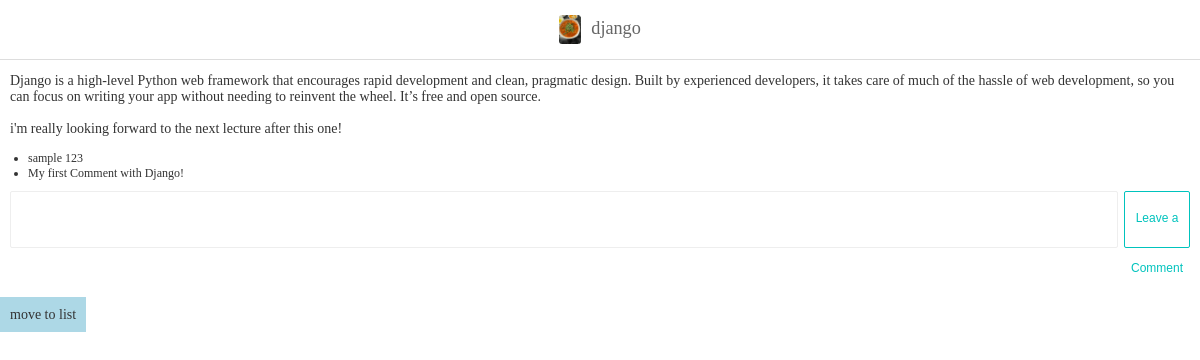
The app's page /posts/1/ with its own data.
### blog/models.py (models this page shows, shortened)
class Post(models.Model):
    title = models.CharField("title of post", max_length = 100)
    content = models.TextField("content of post")
    thumbnail = models.ImageField("Thumbnail image", upload_to = "post", blank = True)
    '''
    __str__이 필요한 이유:
    만약 __str__이 없다면 db에서 확인할때, Post object(1)과 같은 형태로 나타나게됨.
    '''

class Comment(models.Model):
    post = models.ForeignKey(Post, on_delete = models.CASCADE)
    content = models.TextField("content of comment")

### blog/views.py (the view)
# urls.py: path('posts/<int:post_id>/', post_detail),
def post_detail(request, post_id):
    post = Post.objects.get(id = post_id)
    context = {
        "post" : post
    }
    if request.method == "POST":
        Comment.objects.create(
            post = post,
            content = request.POST.get("comment"),
        )
    return render(request, "post_detail.html", context)

### templates/post_detail.html (shortened to what this page needs)
{% load static %}
<!DOCTYPE html>
<html lang="en">
<head>
    <link rel="stylesheet" href="{% static 'css/style.css' %}">
</head>
<body>
    <div id="navbar">
        {% if post.thumbnail %}
            <img src="{{ post.thumbnail.url }}">
        {% endif %}
        <span>{{ post.title }}<span>
    </div>
    <div id="post-detail">
        <p>{{ post.content|linebreaksbr }}</p>
        <ul class="comments">
            {% for i in post.comment_set.all %}
                <li class="comment">
                    {{ i.content }}
                </li>
            {% empty %}
                <li class="comment-empty">
                    No comment yet, it's OK you're not alone!
                </li>
            {% endfor %}
        </ul>
        <form method="POST">
            <textarea name="comment"></textarea>
            <button type="submit" class="btn btn-primary">Leave a Comment</button>
        </form>
    </div>
    <div>
        <span style="padding:10px; background-color:lightblue">
            <a href="/posts/">move to list</a>
        </span>
    </div>
</body>
</html>

### static/css/style.css (style rules this page uses)
ul, ol { list-style: none; padding: 0; margin: 0; }
a { text-decoration: none; color: #333; }
html { margin: 0; font-family: "Noto Sans KR", serif; font-weight: 300; font-size: 14px; color: #333; height: 100%; }
body { margin: 0; height: 100%; }
#navbar { position: fixed; top: 0; width: 100%; z-index: 999; display: flex; flex-direction: row; flex-wrap: nowrap; justify-content: center; align-items: center; background-color: rgba(255, 255, 255, 0.9); color: #666; font-size: 1.3rem; height: 59px; border-bottom: 1px solid #ddd; }
#navbar > span { margin-top: -2px; }
#navbar img { height: 29.5px; border-radius: 3px; margin-right: 10px; }
.btn { width: 66px; height: 30px; line-height: 25px; background-color: #fff; border-radius: 15px; transition-duration: 0.3s; transition-timing-function: ease; font-size: 12px; cursor: pointer; text-align: center; }
.btn-primary { border: 1px solid #00c3bd; color: #00c3bd; }
ul.comments { font-size: 12px; }
ul.comments > li.comment { list-style: disc; margin-left: 1.5em; }
#post-detail { padding: 59px 10px; }
#post-detail > form { width: 100%; margin-top: 10px; display: flex; }
#post-detail > form > textarea { border: 1px solid #eee; padding: 10px; box-sizing: border-box; resize: none; border-radius: 2px; flex-grow: 1; margin-right: 6px; }
#post-detail > form > button { height: 57px; line-height: 50px; border-radius: 2px; }

### records on screen
Post: thumbnail (picture), title "django", content "Django is a high-level Python web framework that encourages rapid development and clean, pragmatic design. Built by experienced developers, it takes care of much of the hassle of web development, so you can focus on writing your app without needing to reinvent the wheel. It’s free and open source. i'm really looking forward to the next lecture after this one!"
Comment: content "sample 123"
Comment: content "My first Comment with Django!"
